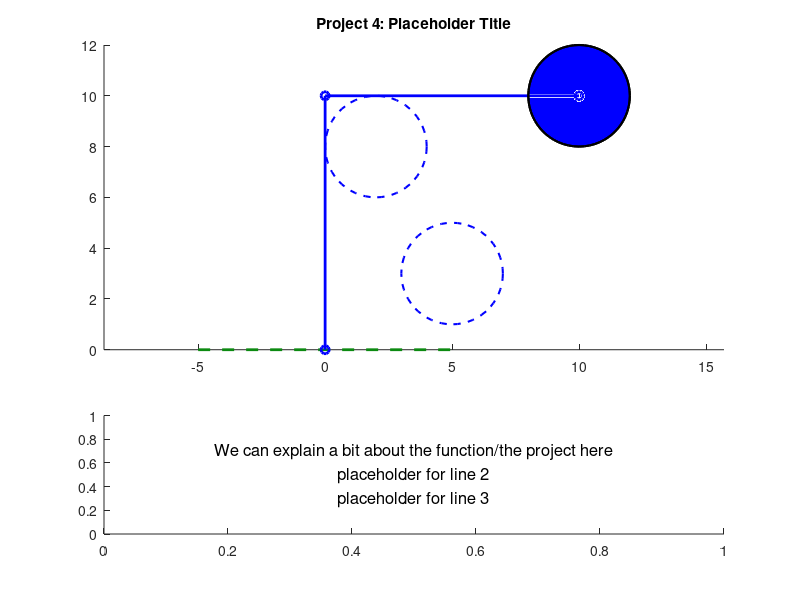

Write MATLAB code to recreate this figure. (Note: this script raises an error after producing the figure.)
function [] = mechanism_Beard_Hall(initX, initY, finalX, finalY, speed)
%% Function Description
%{
This function mechanism_Beard_Hall takes inputs ______ and animates a
hydraulic robotic claw arm that can move an object.


initX, initY: the initial x and y positions for the object to be moved
finalX, finalY: the position the object should be moved to.
speed: the animation speed, rads/s of ___(whatever we consider the base link)____
%}


close all %closes any windows that are open still

%mechanism_Beard_Hall(beta1, beta2, beta3, beta4, speed, L, R0)

% TODO remove before submission but these are placeholders so we can easily
% test
if nargin < 4
        initX = 2;
        initY = 8;
        finalX = 5;
        finalY = 3;
        speed = 2;
    end

%TODO 
%{ 
TODO: add a paragraph explaining how to use the program, a 2 explaining 
how to use the program, along with any relevant background, such as how you
decided on any constant parameters (e.g. "we measured the link lengths from
this bench press on campus; see attached photo"). You may want some parameters
(e.g. some link lengths) to be input by the user, but you could provide default 
values. You get to decide.

Grades based off of:
- originality
- technical difficulty
- execution
- clarity of animation and how to use it
- good documentation

=======

%}

%{
This is an open-ended design project that builds on the expertise you 
gained in the first two projects. The goal is to use Matlab to animate a 
compound mechanism, meaning a mechanism containing at least 2 closed kinematic chains. 
Simple examples include exercise mechanisms (squat press, bench press, shoulder press, elliptical trainer) such as those found in the outdoor fitness park behind the Olympic Oval. Each of these compound mechanisms has a mobility of one. Another example would be the front end loader mechanism on page 25 of the Lecture 1 slides, which has a mobility of 2. 

You can decide which inputs the user can specify and how they should specify these. 
For example, for the front end loader, the user could specify the starting 
bucket position and bucket angle and the final bucket position and angle, and the code could smoothly animate the mechanism's motion from the start to the finish and back, as well as plotting the displacement of the two control pistons versus time.

The header comment of the m-file should contain a paragraph or 2 explaining 
how to use the program, along with any relevant background, such as how you decided on any constant parameters (e.g. "we measured the link lengths from this bench press on campus; see attached photo"). You may want some parameters (e.g. some link lengths) to be input by the user, but you could provide default values. You get to decide.

The project grade will be based on originality, 
technical difficulty, execution, clarity 
(of the animation and its operation), and documentation. 
You will demonstrate and explain your project to the TA or instructor at a tutorial.

List of Topics and Sub-Modules for Project 4

%}

%=============================================================================
%% inputs and constraints

    % initX and initY, coordinates for the object to be moved from

    % finalX and finalY, coordinates for the object to be moved to

    % All coordinate inputs must fall within a semicircle with a radius of the arm's
    % maximum length, ie sum of hardcoded lengths for link 1 and link 2, and
    % both y coordinate inputs must be positive (might be a good idea to
    % have an offset equal to half the height of the movable object for
    % simple math)

%% plot elements:

    %{
    variable legend: 
    
    Given inputs: 
    initX, initY:   the initial x and y positions for the object to be moved
    finalX, finalY: the position the object should be moved to.
    speed:          the animation speed, rads/s of ___(whatever we consider the base link)____
    
        

    Defined within function:

    SCALAR  link1:  fixed length of link 1
    SCALAR  link2:  fixed length of link 2
    
    SCALAR  x0, y0: (fixed origin of link 1)
    

    ARRAY: x1, y1 (end of link 1, changing) 

    %}

% ground, both for the mechanism and maybe the lower limit of where the
% object can be moved to

% link 1, attached to ground

% link 2, attached to end of link 1, other end will be the bucket/claw/etc

% crank 1, input for link 1 angular position, slides along link 1 and is
% fixed to ground

% crank 2, input for link 2 angular position, slides along link 2 and is
% fixed to link 1

% movable object

% grabbing mechanism

% maybe some visual indicators of the initial and final positions (we could have pale dotted objects represent these positions and have the object itself in a brighter solid line colour)

%initialize fixed parameters
link1 = 10;
pst1Link1 = link1*0.25; %point where piston 1 attaches to link 1 mesaured along link 1
pst1Grnd = link1* 0.1; %point where piston 1 attaches to ground measured as distance from arm base
link2 = 10;
pst2Link2 = link2*0.25;%point where piston 2 attached to link 2 measured along link 2
pst2Link1 = link1*0.1; %point where piston 2 attached to link 1 measured backwards along link 1

maxReach = link1 + link2; %This length, as a diagonal, will be used to establish a square of acceptable coordinates?

%% Arrays containing default, initial, and final position data in that order
%% Defualt position assumes link 1 points straight up and link 2 is at -pi/4 radians relative to positive x axis
%arrays for calulcations
link1Ang = [pi/2, 0, 0];
link2Ang = [-pi/4, 0, 0];
pst1Lgth = [sqrt(pst1Grnd^2+pst1Link1^2-2*pst1Grnd*pst1Link1*cos(link1Ang(1))),0,0];
pst2Lgth = [sqrt(pst2Link1^2+pst2Link2^2-2*pst2Link1*pst2Link2*cos(link2Ang(1))),0,0];
%arrays for plotting only, plot element angles relative to x axis
link2PLtAng = [-pi/4, 0, 0];
pst1PltAng = [asin((pst1Link1*sin(link1Ang(1)))/pst1Lgth(1)),0,0];
pst2PltAng = [(link1Ang(1) - asin((pst2Link2*sin(link2Ang(1)))/pst2Lgth(1))),0,0];

%%other arrays

%% position states and motion

%the origin (fixed side of link 1)
x0 = 0;
y0 = 0;

%link 1 initial coordinates
x1(1) = x0; %TODO PLACEHOLDERS change to depend on angle
y1(1) = y0 + link1;

%link 2 coordinates
x2(1) = x1 + link2; %TODO PLACEHOLDERS change to depend on angle
y2(1) = y1;


% initial, moving free end of link 2 from default position to init
% coordinates specified by user

% final, moving links 1 and 2 such that the arm moves smoothly between init
% and final coordinates in a way that is physically possible

% return to default position, go from final position back to default
% position

%% Calculating initial and final position data (CURRENTLY FOR 1ST QUADRANT ONLY)
%% initial position
    %Convert init coordinates to a position vector
    iPosLgth = hypot(initX, initY);
    iPosAng = atan2(initX, initY);
    %Calculate link angles from triangle made with init position vector
    link1Ang(2) = acos((link1^2 + iPosLgth^2 - link2^2)/(2*link1*iPosLgth)) + iPosAng;
    link2Ang(2) = acos((link1^2 + link2^2 - iPosLgth^2)/(2*link1*link2));
    %Get the angle of link 2 relative to the positive x axis for plotting
    lnk2PltAng(2) = (link1Ang(2) - 180) + link2Ang(2);
    %Calculate piston lengths
    pst1Lgth(2) = sqrt(pst1Grnd^2+pst1Link1^2-2*pst1Grnd*pst1Link1*cos(link1Ang(2)));
    pst2Lgth(2) = sqrt(pst2Link1^2+pst2Link2^2-2*pst2Link1*pst2Link2*cos(link2Ang(2)));
    %Calculate piston angles for plotting
    pst1PltAng(2) = asin((pst1Link1*sin(link1Ang(2)))/pst1Lgth(2));
    pst2PltAng(2) = (link1Ang(2) - asin((pst2Link2*sin(link2Ang(2)))/pst2Lgth(2))); %relative to positive x axis

%% final position
    %Convert init coordinates to a position vector
    fPosLgth = hypot(finalX, finalY);
    fPosAng = atan2(finalX, finalY);
    %Calculate link angles from triangle made with init position vector
    link1Ang(3) = acos((link1^2 + fPosLgth^2 - link2^2)/(2*link1*fPosLgth)) + fPosAng;
    link2Ang(3) = acos((link1^2 + link2^2 - fPosLgth^2)/(2*link1*link2));
    %Get the angle of link 2 relative to the positive x axis for plotting
    link2PltAng(3) = (link1Ang(3) - 180) + link2Ang(3);
    %Calculate piston lengths
    pst1Lgth(3) = sqrt(pst1Grnd^2+pst1Link1^2-2*pst1Grnd*pst1Link1*cos(link1Ang(3)));
    pst2Lgth(3) = sqrt(pst2Link1^2+pst2Link2^2-2*pst2Link1*pst2Link2*cos(link2Ang(3)));
    %Calculate piston angles for plotting
    pst1PltAng(3) = asin((pst1Link1*sin(link1Ang(3)))/pst1Lgth(3));
    pst2PltAng(3) = (link1Ang(3) - asin((pst2Link2*sin(link2Ang(3)))/pst2Lgth(2))); %relative to positive x axis
  
%% final back to default

%% Possible constraints
%{
    1. Position of ends of link 1 and link 2 must always be in the first 2
    quadrants relative to the origin where link 1 attached to the ground
    2. Input angle for crank 1 must be between 0 and pi rads, while crank 2
    can rotate between 0 and 2 pi rads (one-way or both ways)
    3. Links will only move one at a time
%}

%All animation code will need to use variable size loops due to variable
%lengths of motion

%maybe have link 2 extend so possible arm positions create a rectangular
%field rather than a circular one?



% 


%moveable object parameters:
radius = 2; 

%params for current center position of the object TODO placeholder
objX(1) = x2(1);% TODO Change to be the actual current position of the object instead of placeholders
objY(1) = y2(1);%

obj_pos = [objX - radius, objY - radius, 2*radius, 2*radius];





%% Animations
% TODO: move code below this up only when variables are needed further up

%% Creating Figure
% figure('Position', [100, 100, 1200, 600]) %makes the empty figure for the animation
    clf %clears figure if this function is run multiple times in a row
    set(gcf, 'Color', '#D3E2E8'); %makes the background blue


ax1 = subplot(3, 1, [1 2]); %adds the plot, maybe leaving space for a text box at (2 1 2) that can explain ?
hold on %allows everything here to be added to same figure

title('Project 4: Placeholder Title');


axis equal % sets axes to equal

    % Initial frame
    
        %plot object handles
            ground = line([(x0 -5) (x0+5)],[0 0],'linewidth', 2,'color','#0C8A11', 'LineStyle', '--'); %plot object for ground, does not need updating per frame

            links = plot([x0 x1(1) x2(1)],[y0 y1(1) y2(1)],'-o','linewidth',2, 'Color', 'b'); %plot obejct for rocker arm, spans from p0-p3
            
            
            m_object = rectangle('Position', obj_pos,...
                 'Curvature', [1 1], 'FaceColor', 'b', 'EdgeColor', 'k', 'LineWidth', 1.5);
    


            % initial and final object positions: (should not move)
             init_object = rectangle('Position', [initX - radius, initY - radius, 2*radius, 2*radius],...
                 'Curvature', [1 1], 'FaceColor', 'w', 'EdgeColor', 'b', 'LineWidth', 1.5, 'LineStyle', '--');

             final_object = rectangle('Position', [finalX - radius, finalY - radius, 2*radius, 2*radius],...
                 'Curvature', [1 1], 'FaceColor', 'w', 'EdgeColor', 'b', 'LineWidth', 1.5, 'LineStyle', '--');

            
            % moveable object
            m_object = rectangle('Position', obj_pos,...
                 'Curvature', [1 1], 'FaceColor', 'b', 'EdgeColor', 'k', 'LineWidth', 1.5);


    

 ax2 = subplot(3, 1, 3); %text box


        str = {'We can explain a bit about the function/the project here',... ...
            'placeholder for line 2',...
            'placeholder for line 3',...
            };
        
        text(0.5, 0.5, str, ...
            'HorizontalAlignment', 'center', ...
            'VerticalAlignment', 'middle', ...
            'FontSize', 12);
                    
        hold off

                   

%% creating frames for animation 

    fps = 60; %frames per second [frames/second]
    rad_frame = speed / fps; %rads per frame, replaces astep
    theta2 = theta0:rad_frame:(n*2*pi)+theta0; %start:step:end notation, 0-3 full rotations, in steps of size astep      
    timestep = 1/fps; % fps inverted gives seconds per frame
    time = theta2 ./ speed; %ARRAY, (results in a time value in seconds for plotting angles)


%% Frame updates for both plots
     
    for n = 2:length(theta2)
        pause(timestep) %shows previous frame for timestep length
                
        %sets objects to next position
        %set(link4,'XData',[x0 x3(n)],'YData',[y0 y3(n)]);   %error in cases
        
  

    end %update end

end %function end
